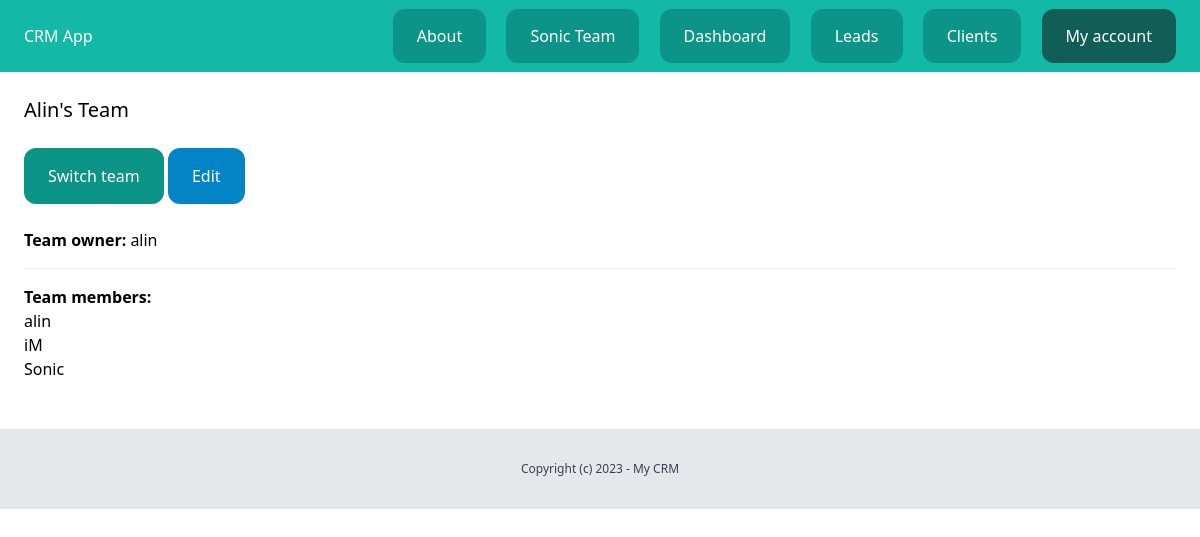
The page /dashboard/teams/7/ (signed in) on the database its author committed.
### team/models.py (models this page shows, shortened)
class Team(models.Model):
    plan = models.ForeignKey(Plan, related_name='teams', blank=True, null=True, on_delete=models.CASCADE)
    name = models.CharField(max_length=100)
    members = models.ManyToManyField(User, related_name='teams')
    created_by = models.ForeignKey(User, related_name='created_teams', on_delete=models.CASCADE)
    created_at = models.DateTimeField(auto_now_add=True)

### team/views.py (the view)
# urls.py: path('<int:pk>/', views.clients_detail, name='detail'),
@login_required
def detail(request, pk):
    team = get_object_or_404(Team, members__in=[request.user], pk=pk)
    return render(request, 'team/detail.html', {'team': team})

### team/context_processors.py (called while the page is built)
def active_team(request):
    if request.user.is_authenticated:
        active_team = request.user.userprofile.get_active_team()
        if not active_team:
            active_team = Team.objects.filter(created_by=request.user)
    else:
        active_team = None
    return {'active_team': active_team}

### userprofile/models.py (called while the page is built)
    def get_active_team(self):
        if self.active_team:
            return self.active_team
        else:
            return Team.objects.filter(members__in=[self.user.id]).first()

### team/templates/team/detail.html (shortened to what this page needs)
{% extends 'base/base.html' %}
{% block content %}
    <div class="py-6 px-6">
        <h1 class="mb-6 text-xl">{{ team.name }}</h1>
        <a href="{% url 'team:list' %}" class="inline-block py-4 px-6 bg-teal-600 rounded-xl text-white">Switch team</a>
        {% if team.created_by == request.user %}
            <a href="{% url 'team:edit' team.id %}" class="inline-block py-4 px-6 bg-sky-600 rounded-xl text-white">Edit</a>
        {% endif %}
        <p class="mt-6"><strong>Team owner:</strong> {{ team.created_by }}</p>
        <hr class="my-4">
        <h2 class="font-semibold">Team members:</h2>
        {% for member in team.members.all %}
            <p>{{ member.username }}</p>
        {% endfor %}
    </div>
{% endblock %}

### base/templates/base/partials/nav.html
<nav class="py-6 px-6 flex justify-between bg-teal-500">
    <a href="/" class="text-white">CRM App</a>
    <div class="space-x-4">
        <a href="{% url 'about' %}" class="py-4 px-6 bg-teal-600 rounded-xl text-white">About</a>
        {% if request.user.is_authenticated %}
            <a href="{% url 'team:detail' active_team.id %}" class="py-4 px-6 bg-teal-600 rounded-xl text-white">{{ active_team.name }}</a>
            <a href="{% url 'dashboard:dashboard' %}" class="py-4 px-6 bg-teal-600 rounded-xl text-white">Dashboard</a>
            <a href="{% url 'leads:list' %}" class="py-4 px-6 bg-teal-600 rounded-xl text-white">Leads</a>
            <a href="{% url 'clients:list' %}" class="py-4 px-6 bg-teal-600 rounded-xl text-white">Clients</a>
            <a href="{% url 'userprofile:myaccount' %}" class="py-4 px-6 bg-teal-800 rounded-xl text-white">My account</a>
        {% else %}
            <a href="{% url 'login' %}" class="py-4 px-6 bg-teal-600 rounded-xl text-white">Log in</a>
            <a href="{% url 'userprofile:signup' %}" class="py-4 px-6 bg-teal-300 rounded-xl text-white">Sign up</a>
        {% endif %}
    </div>
</nav>

### rows shown on the page
Team: name "Sonic Team"
Team: name "Alin's Team", created_by "alin"

### other values the page prints
{{ member.username }} "alin"
{{ member.username }} "iM"
{{ member.username }} "Sonic"
